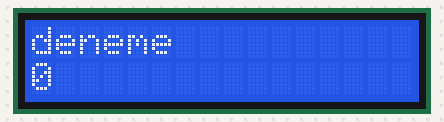
The sketch below on a simulated Arduino Uno, built with avr-gcc and run on an emulated ATmega328P. Parts: 16×2 character LCD.

Above: at 0.1 s.
At 4.1 s:
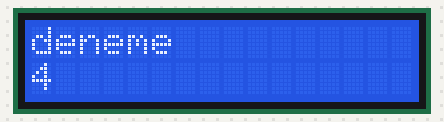
At 9.1 s:
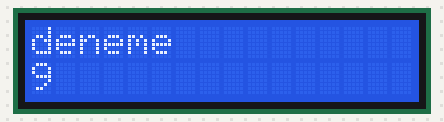
At 19.1 s:
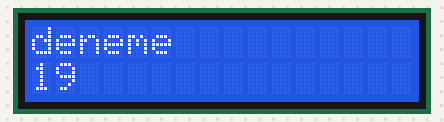
At 29.1 s:
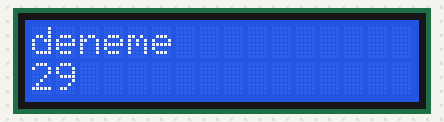
At 39.1 s:
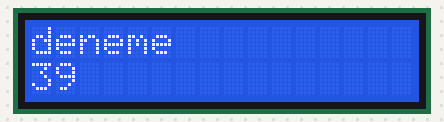

The sketch:

sketch_mar08a.ino
```cpp
#include <LiquidCrystal.h> // Kütüphane ekleme işlemini bu kodla yapmış oluyoruz.

LiquidCrystal lcd(12, 11, 5, 4, 3, 2); // kablo bağlantılarımızı programa


void setup() {

lcd.begin(16, 2); // LCDmize göre bir satır ve sütun sayısını gireceğiz. Genellikle LCD ekran 16x2 olur.

lcd.print("deneme"); // Ekranda gözükecek yazıyı buraya yazarız

}

void loop() {

lcd.setCursor(0, 1); // Yazı yazıldıktan sonra imlecimizi 2.satıra indirmiş olduk.

lcd.print(millis()/1000); // Programı ilk açtığımız süreden, şimdiye kadar geçen süreyi belirtir.

}
```

Measured:
- what the display in image 1 shows lasts 1.0 s, from 4.0 s to 5.0 s
